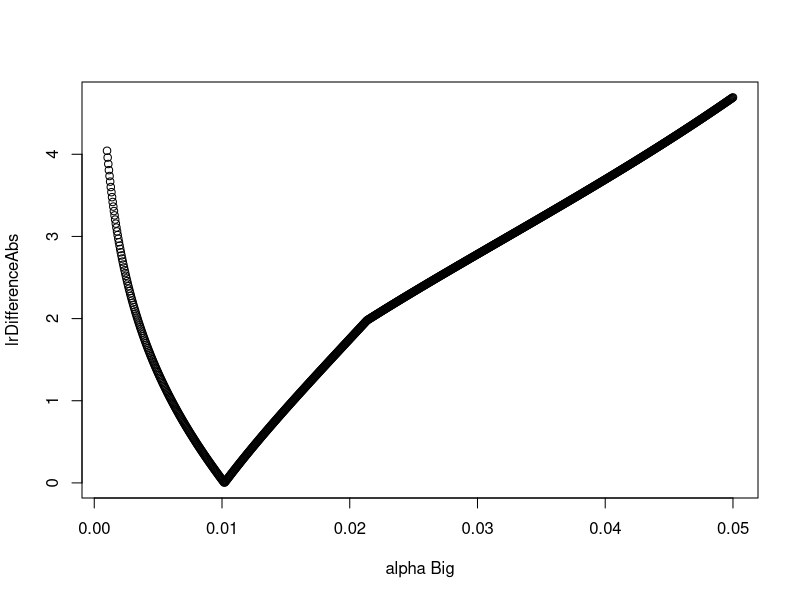

Generate this figure with R: (Note: this script raises an error after producing the figure.)
## ---- chunk 1
knitr::opts_chunk$set(echo = FALSE)
## ---- chunk 2

h0 = 0  # null
ha = 1 #  alternative hypothesis
vars = c(0.5, 2) ####    Small, and large. so power is large, Small.
alpha = 0.05
col.v1 = 'red'
col.v2 = 'darkgreen'
col.v = c(col.v1, col.v2, 'blue')
pow = function(C, M.alt=1, V) {
  1 - pnorm(C, M.alt, sqrt(V)) 
}
  lowerC = 0
  Cseq <- seq(lowerC,3,length=1000)

likelihood = function(h, v, x) {
   1 - pnorm( abs((x - h)/sqrt(v))  ) 
}
likelihood(h = 0, v = 1, x = qnorm(1-0.025))
lr = function(x, v) likelihood(h = ha, v , x ) / likelihood(h = h0, v, x )
## ---- chunk 3
  C95  = qnorm(1 - alpha, sd = sqrt(vars))

lr(C95, vars)

## ---- chunk 4
Aseq<- seq(0.001, 0.05, length=1000)
lrBigValues = numeric(0)
lrSmallValues = numeric(0)
C95BigValues = numeric(0)
C95SmallValues = numeric(0)
lrDifference = function(alphaBig){
  alphaSmall = 2*alpha  - alphaBig # because they average to alpha.
  C95Big = qnorm(1 - alphaBig, sd = sqrt(max(vars)))
  C95Small = qnorm(1 - alphaSmall, sd = sqrt(min(vars)))
  C95BigValues =  append(C95BigValues, C95Big)
  C95SmallValues =  append(C95SmallValues, C95Small)
  #print(c( lr(C95Big, v = max(vars)) , lr(C95Small, v = min(vars)) ) )
  lrBig = lr(C95Big, v = max(vars)) 
  lrSmall = lr(C95Small, v = min(vars))
  lrBigValues =  append(lrBigValues, lrBig)
  lrSmallValues =  append(lrSmallValues, lrSmall)
  lrBig - lrSmall
}
lrDifferenceAbs = function(alphaBig) abs(lrDifference(alphaBig))
plot(Aseq,
     lrDifferenceAbs(Aseq) , xlab='alpha Big', ylab='lrDifferenceAbs')
optimalAlphaBig = optimize(lrDifferenceAbs, 
                           maximum = FALSE, interval = range(Aseq)) $ minimum
whichOptimal = print( which(abs(optimalAlphaBig - Aseq) < 1e-4) [1] )
optimalAlphaSmall = 2*alpha - optimalAlphaBig
C95Big =   qnorm(1 - optimalAlphaBig, sd = sqrt(max(vars)))
C95Small = qnorm(1 - optimalAlphaSmall, sd = sqrt(min(vars)))
lr(C95Small, min(vars))
lr(C95Big, max(vars))

## ---- chunk 5
### conditional power

output$theplot = renderPlot({
  plot(Cseq, 
       pow(Cseq, M.alt=0, 1), xlab='critical rejection cutoff', ylab='power',
       pch='', col=col.v1)
  lines(x=c(lowerC, C95[1]), y= c(alpha,alpha) , col='black')
  lines(x=c(lowerC, C95[2]), y= c(alpha,alpha) , col='black')
  text(x=lowerC, y=alpha, labels = paste('alpha=', alpha), adj = c(0,0), col='black') 
  points(C95, c(alpha, alpha), col=col.v, pch='C')
  #points(C95, pow(C95, M.alt=0), col=col.v, pch='C')
  pow.M.alt.1 = pow(C95, M.alt=1, V=vars)
  points(C95, pow.M.alt.1, col=col.v, pch='P')
  
  
  for(Vn in 1:2) {
    lines(Cseq, pow(Cseq, M.alt=1, V=vars[Vn]), lty=2, lwd=3, col=col.v[Vn])
    lines(x=c(lowerC, C95[Vn]), y= rep(pow.M.alt.1 [Vn], 2), col=col.v[Vn])
    lines(x=rep(C95[Vn],2), y = c(alpha, pow.M.alt.1 [Vn]), col=col.v[Vn])
    text(x=lowerC, y=pow.M.alt.1 [Vn], col=col.v[Vn],
         labels = paste('V=', vars[Vn], '  power=', 
                        signif(digits = 2, pow.M.alt.1 [Vn])), adj = c(0,0))
    
  }
  ### average
  averagePowerEqualAlpha = mean(pow.M.alt.1)
#  lines(x=c(lowerC, mean(C95)), y= rep(averagePowerEqualAlpha, 2), col=col.v[3])
  lines(rep(lowerC, 2), pow.M.alt.1, col=col.v[3])
  text(x=lowerC, y=mean(pow.M.alt.1), xpd=NA, adj = c(0,0), col=col.v[3], xpd=NA,
       labels = paste('marginal power=', 
                      signif(digits = 2, averagePowerEqualAlpha)))
  
  conditionaPowerEqualLR =   c( pow(C95Small, M.alt=1, V=vars[1]), 
                                pow(C95Big, M.alt=1, V=vars[2]) )

  averagePowerEqualLR = mean(conditionaPowerEqualLR)
  
  
  points( c(C95Small, C95Big), conditionaPowerEqualLR, col=col.v, pch='L')

  
  legend(x='topright', 
         legend=c(paste('M.alt=1 V=', vars[1]), 
                  'M.alt=1 V=2'
), 
         text.col =  c(col.v1, col.v2, col.v1, col.v2)
  )
})

output$likrat = renderPlot({
  plot(c(C95SmallValues, C95BigValues), 
       lr)
})
plotOutput('theplot')
## ---- chunk 6
cutoffs = qnorm(0.95, 0, sqrt(vars))
